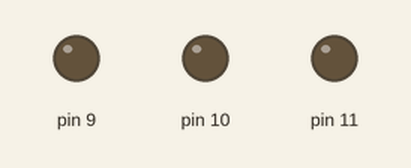
The sketch below on a simulated Arduino Uno, built with avr-gcc and run on an emulated ATmega328P. Parts: output pins drawn as LEDs (lit = HIGH).

Above: at 0.05 s.
At 0.65 s:
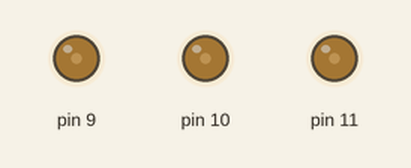
At 1.3 s:
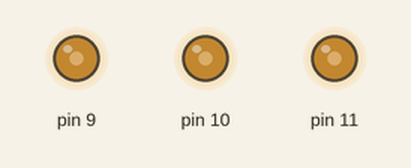
At 1.95 s:
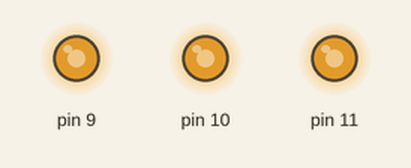
At 2.6 s:
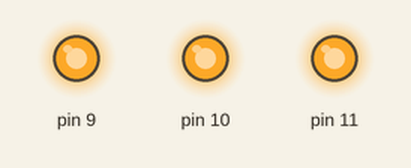
Timing chart, 0 to 6.0 s (numbered marks = the images above):
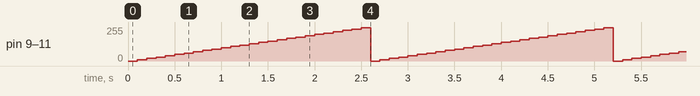

Measured:
- by itself, pin 9–11: ramps from 0/255 to 250/255 and jumps back, once every 2.6 s

The sketch:

desa_1_prezzi3.ino
```cpp
void setup() {
  Serial.begin(9600);
  pinMode(9,OUTPUT);
  pinMode(10,OUTPUT);
  pinMode(11,OUTPUT);
  // put your setup code here, to run once:

}

void loop() {
  for(int i = 0 ;i<255; i+=10){
    analogWrite(9,i);
    analogWrite(10,i);
    analogWrite(11,i);

    delay(100);
  }
  // put your main code here, to run repeatedly:

}
```
